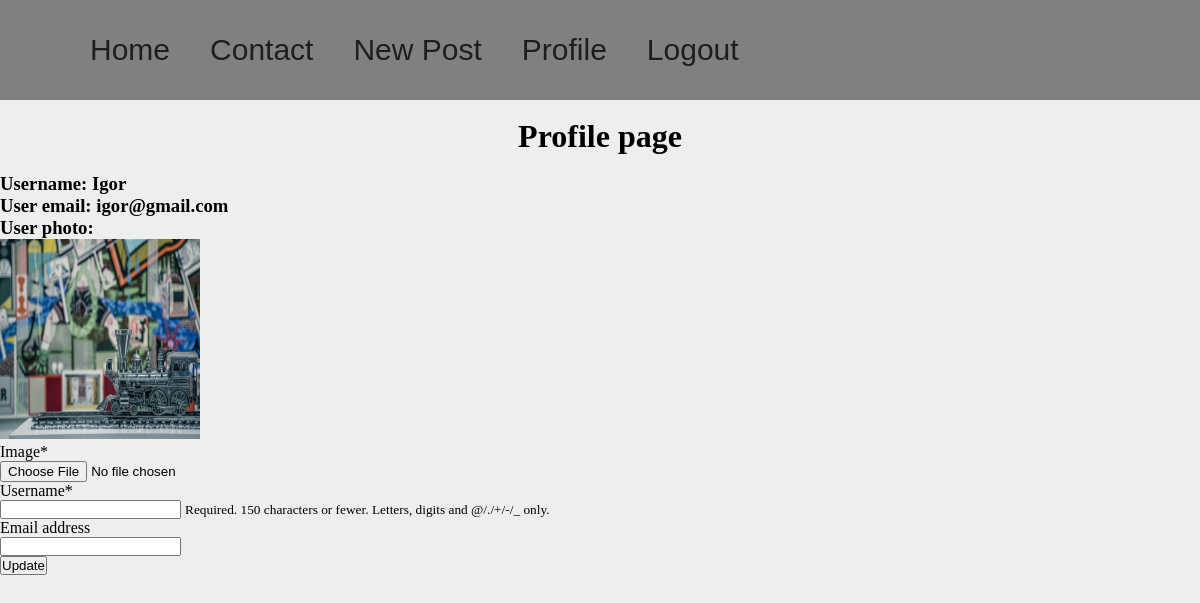
Screenshot of /profile/ (signed in) with the database file from the repository.
### users/models.py (models this page shows, shortened)
class CustomUser(AbstractUser):
    age = models.PositiveIntegerField(null=True, blank=True)

class Profile(models.Model):
    user = models.OneToOneField(User, on_delete=models.CASCADE)
    image = models.ImageField(default='default.jpg', upload_to='profile_pics')

### users/views.py (the view)
# urls.py: path('profile/', views.profile, name='profile'),
def profile(request):
    if request.method == 'POST':
        i_form = UserPictureForm(request.POST, request.FILES, instance=request.user.profile)
        p_form = UserProfileForm(request.POST, instance=request.user)
        if i_form.is_valid() and p_form.is_valid():
            i_form.save()
            p_form.save()
            messages.success(request, f"Your profile has been updated!")
            return redirect('users:profile')
    else:
        i_form = UserPictureForm(instance=request.user)
        p_form = UserProfileForm(instance=request.user.profile)
    context = {
        'title': 'Profile Page',
        'i_form': i_form,
        'p_form': p_form,
    }
    return render(request, 'users/profile.html', context)

### users/forms.py
class UserPictureForm(forms.ModelForm):
    class Meta:
        model = Profile
        fields = ['image']

class UserProfileForm(forms.ModelForm):
    class Meta:
        model = CustomUser
        fields = ['username', 'email']

### users/templates/users/profile.html
{% extends 'posts/base.html' %}
{% load crispy_forms_tags %}
{% load static %}
{% block content %}
    <br>
    <center>
        <h1>Profile page</h1>
        <br>
    </center>
    <h3>Username: {{ user.username }}</h3>
    <h3>User email: {{ user.email }}</h3>
    <h3>User photo: </h3>
    <img src="{{ user.profile.image.url }}" height="200" width="200" >
<form method="post" enctype="multipart/form-data">{% csrf_token %}
    {{ i_form|crispy }}
    {{ p_form|crispy }}
    <button type="submit">Update</button>
</form>
{% endblock content %}

### posts/static/posts/style.css (style rules this page uses)
* { margin: 0; padding: 0; }
body { background-color: #eee; }

### rows the page displays
CustomUser: username "Igor", email "igor@gmail.com", profile.image (placeholder picture)
